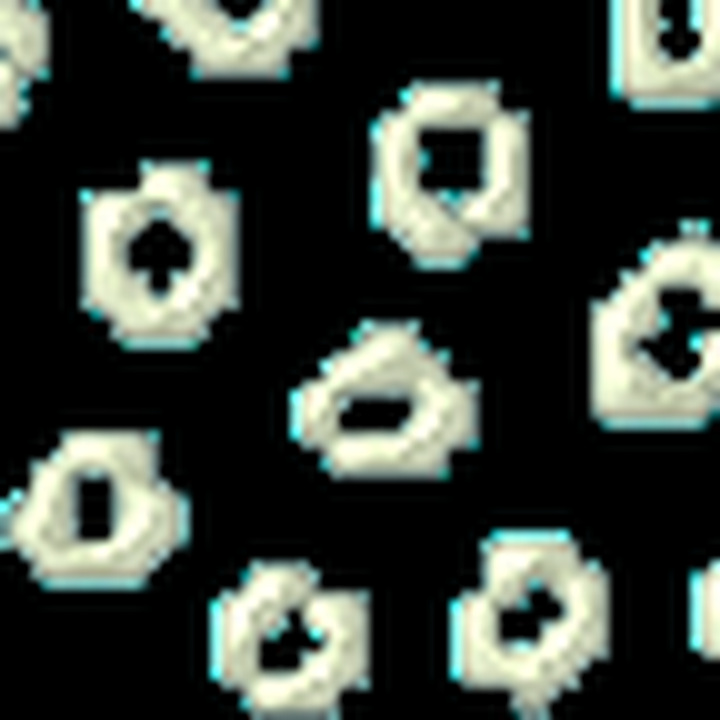
#> input picture site/dossiers/lenia-swarm/anatomical-compiler/assets/orbium-initial-600.png, 720 x 720 px
$ python -i render_trajectory_inverse.py   (imports and definitions only)
#> lines starting #> are read from the running program, lines starting #| are printed output that depends on the picture
"""Render publication assets for a paired trajectory-inverse experiment."""

from __future__ import annotations

import argparse
import html
import json
import subprocess
from pathlib import Path
from typing import Any

from PIL import Image

PARAMETERS = ("m", "s", "R")
COLORS = {
    "initial": "#f15b43",
    "target": "#d6ff3f",
    "coarse": "#f2b84b",
    "still": "#39b7a2",
    "trajectory": "#7f8cff",
}
DISPLAY_NAMES = {
    "initial": "initial",
    "target": "native",
    "coarse": "broad pass",
    "still": "refined still",
    "trajectory": "refined trajectory",
}


def scalar(params: dict[str, Any], name: str) -> float:
    value = params[name]
    return float(value[0] if isinstance(value, list) else value)


def zoom_frame(source: Path, destination: Path, crop_size: int = 72, size: int = 720) -> None:
#> called with destination = 'out.png', crop_size = 72, size = 720
    with Image.open(source) as image:
#> image is the input picture: PIL image 720x720 RGB; mean R, G, B 61.2, 68.6, 61.3
        image = image.convert("RGB")
        cx, cy = image.width // 2, image.height // 2
#> cx = 360; cy = 360
        half = crop_size // 2
        crop = image.crop((cx - half, cy - half, cx + half, cy + half))
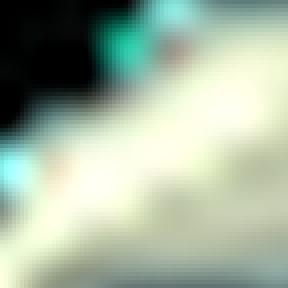
#> crop: PIL image 72x72 RGB (shown 4 times larger); mean R, G, B 163.7, 179.6, 159.5
        crop.resize((size, size), Image.Resampling.LANCZOS).save(destination, optimize=True)


# [186 lines left out: functions render_video, parameter_svg, render, main, not called in this run]


# [2 lines not run here, left out]

>>> result = zoom_frame('../../../../site/dossiers/lenia-swarm/anatomical-compiler/assets/orbium-initial-600.png', 'out.png')

$ run again, on site/dossiers/lenia-swarm/anatomical-compiler/assets/bodies-montage.png
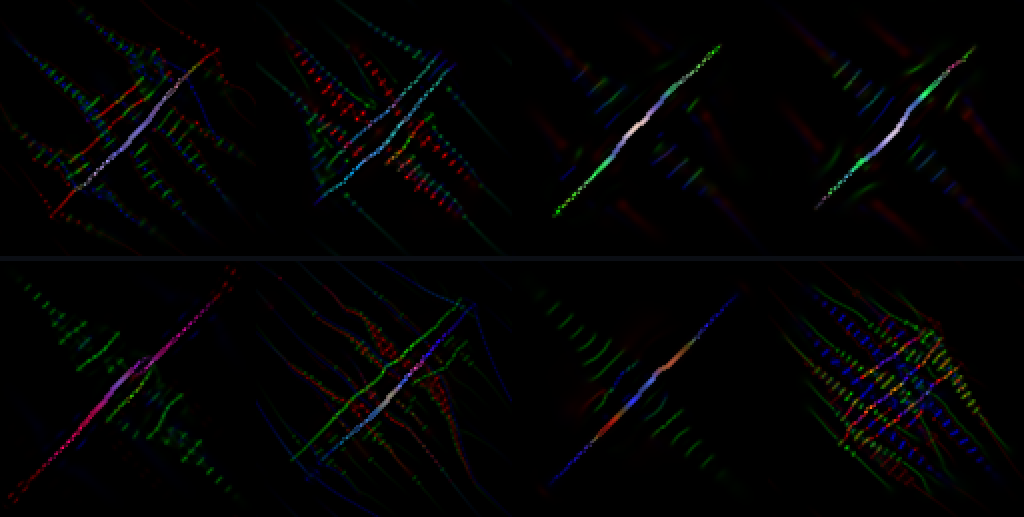
#> input picture site/dossiers/lenia-swarm/anatomical-compiler/assets/bodies-montage.png, 2048 x 1034 px (shown at 1/2 size)
#> in zoom_frame, image is the input picture: PIL image 2048x1034 RGB; mean R, G, B 3.1, 3.2, 3.3
#> in zoom_frame, `crop = image.crop((cx - half, cy - half, cx + half, cy + half))`:
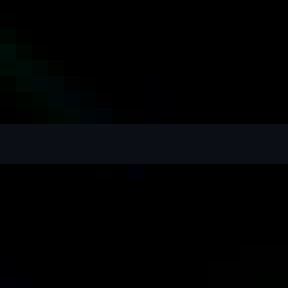
#> crop: PIL image 72x72 RGB (shown 4 times larger); mean R, G, B 1.53, 2.47, 3.18

$ run again, on site/dossiers/lenia-swarm/anatomical-compiler/assets/descriptor-conditional.png
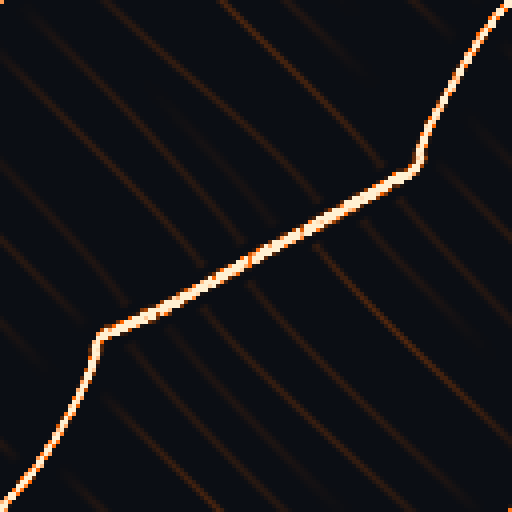
#> input picture site/dossiers/lenia-swarm/anatomical-compiler/assets/descriptor-conditional.png, 512 x 512 px
#> in zoom_frame, image is the input picture: PIL image 512x512 RGB; mean R, G, B 21.6, 20.8, 23.6
#> in zoom_frame, `crop = image.crop((cx - half, cy - half, cx + half, cy + half))`:
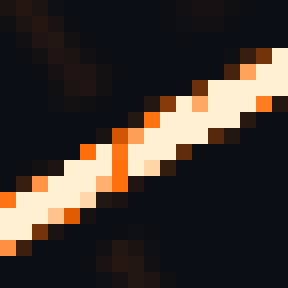
#> crop: PIL image 72x72 RGB (shown 4 times larger); mean R, G, B 60.4, 51.5, 45.9
#> in zoom_frame, `crop.resize((size, size), Image.Resampling.LANCZOS).save(destination, ..`:
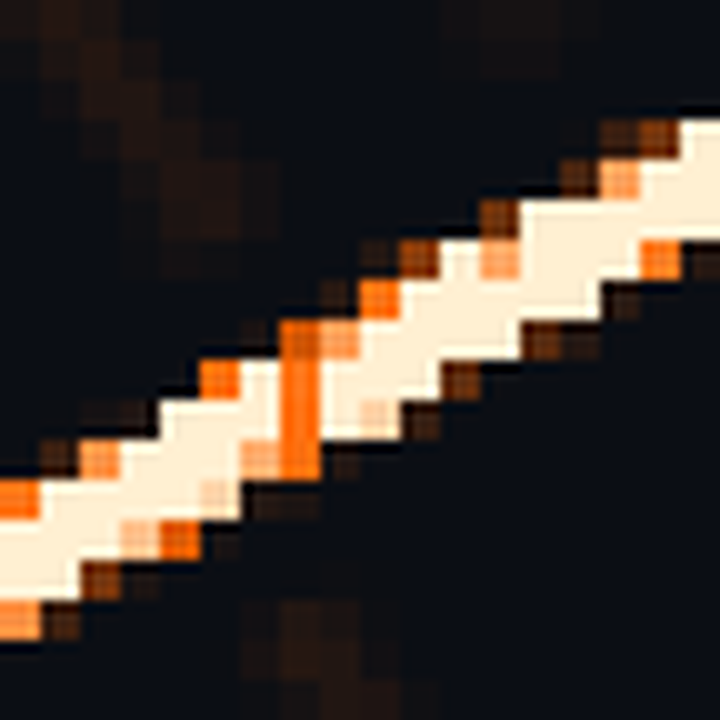
#> saved as out.png: PIL image 720x720 RGB; mean R, G, B 59.9, 51.4, 46

$ run again, on site/dossiers/lenia-swarm/anatomical-compiler/assets/descriptor-nearest.png
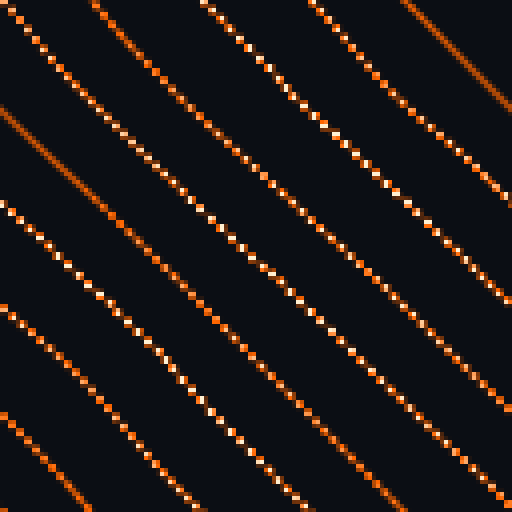
#> input picture site/dossiers/lenia-swarm/anatomical-compiler/assets/descriptor-nearest.png, 512 x 512 px
#> in zoom_frame, image is the input picture: PIL image 512x512 RGB; mean R, G, B 29, 22.9, 22.2
#> in zoom_frame, `crop = image.crop((cx - half, cy - half, cx + half, cy + half))`:
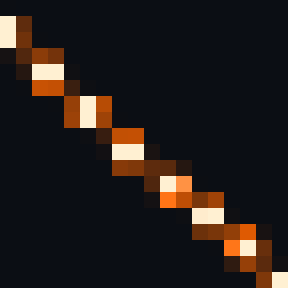
#> crop: PIL image 72x72 RGB (shown 4 times larger); mean R, G, B 35.4, 28.5, 26.7
#> in zoom_frame, `crop.resize((size, size), Image.Resampling.LANCZOS).save(destination, ..`:
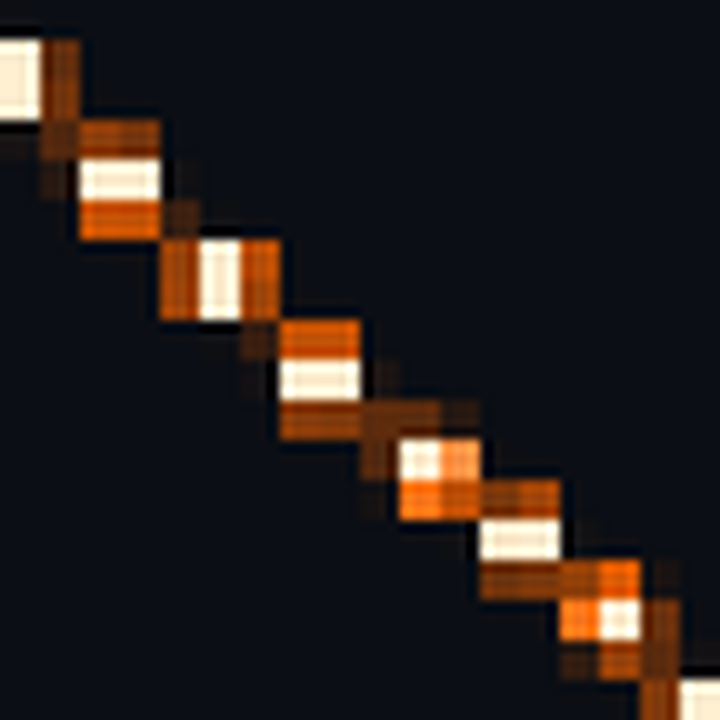
#> saved as out.png: PIL image 720x720 RGB; mean R, G, B 35.1, 28.4, 26.8
